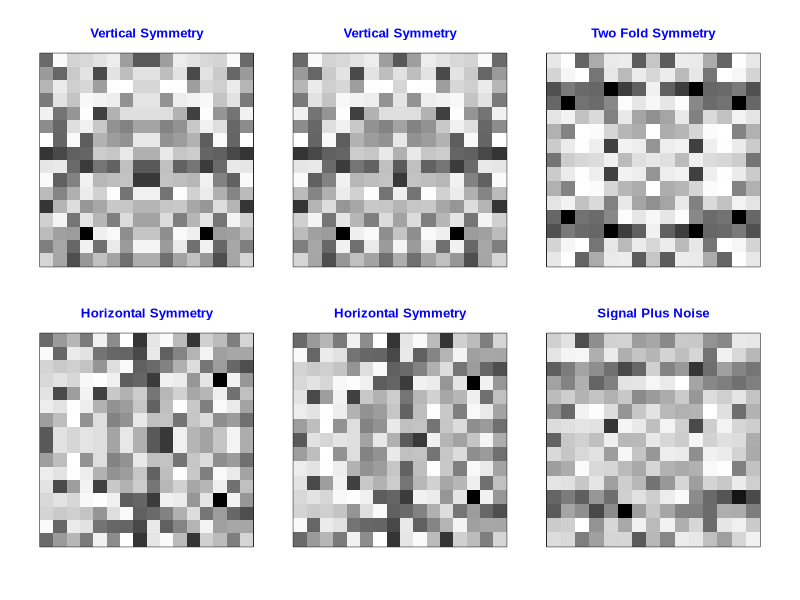

Here is the R script that generated this plot:
#3.1
#I loaded in the matlab package so the images can 
#flipud, fliplr, and/or  rot90
#Also, I loaded the package Cairo for printing libraries
library(matlab)
library(Cairo)

#3.2
#N and Ndiv are going to rep. the dimensions of the matrix
#The matrix is going to be 16 rows by 8 cols.
N <- 16
N
Ndiv <- N/2
Ndiv

#3.2.1
#I created an array called rnd1 that stores the value
#of a matrix with random numbers. The matrix has random nums 
#because of the runif function. 
#This matrix has N rows & Ndiv cols.
rnd1 <- matrix(runif(N*Ndiv), nrow=N, ncol=Ndiv)
rnd1

#3.2.2
#I created another array called symV1 which is bilaterally (vertically)
#symmetric across the y-axis from rnd1. 
#I did this by combining the original matrix with a function called
#flip left/right which flips the original matrix  across the y-axis
#and stored this value into symV1.

symV1 <- cbind(rnd1, fliplr(rnd1))
symV1

#3.2.3
#I created another array called symH1 which takes the value of the 
#vertically symmetric matrix and rotates it so that it is horizontally symmetric.
#I did this by using the rotate 90 function which takes symV1 
#and rotates it 90 degrees to create a horizontally symmetric matrix
symH1 <- rot90(symV1)
symH1

#3.2.4
#I created two new variables called symV2 & symH2 
#to remove the duplicated pixels of the vertically (symV1) and 
#horizontally (symH1) symmetric matrices
#symV2 elims 1 col. while symH2 elims. 1 row

symV2 <- symV1[,-Ndiv]
symV2
symH2 <-symH1[-Ndiv,]
symH2

#3.2.5
#Array rnd2 was created
#This array holds the value of a matrix with random values in a 8X8 data set
rnd2 <- matrix(runif(Ndiv*Ndiv), ncol=Ndiv)
rnd2

#I create a two fold symmetric matrix
#twoFold1 takes the values of rnd2 and adds a col. to it using cbind(), 
#then it flips the values using fliplr so that it is symmetric across the y-axis.
#twoFold2 takes the vertically sym. values of twoFold1 and adds a row to it using
#rbind(), then uses the function flipud to make the matrix symmetric across the 
#x-axis
twoFold1 <- cbind(rnd2, fliplr(rnd2))
twoFold1
twoFold2 <- rbind(flipud(twoFold1), twoFold1)
twoFold2

#The matrix twoFoldSymmetry removes the duplicated pixels along the X and Y axes
twoFoldSymmetry <- twoFold2[-Ndiv, -Ndiv]
twoFoldSymmetry

#3.2.6
#I created a matrix of random numbers called noise
#that is the same size as twoFoldSymmetry
#I then divided the values of noise by two and added the values of
#twoFoldSymmetry(because pemdas ofc) and assigned it to signalPlusNoise
noise <- matrix(runif((N-1)*(N-1)), ncol=N-1)
noise
signalPlusNoise <- twoFoldSymmetry + noise/2
signalPlusNoise

#3.3, 3.4, & 3.5
#I created a pdf file named "Assignment1_Question3_KLM.pdf" 
#and put my 6 panels on it
pdf_file<-"Assignment1_Question3_KLM.pdf"

#using the cairo_pdf function I sized the panels to be 8.5wX5h
cairo_pdf(pdf_file,width=8.5,height=5)

#I set the plotting area into a 2*3 array, and set a square plotting region.
#I set the width of margins by .2 inches, and set the figure margins in number 
#of 0.2 inches. Since the cex default is 1 the magnification of the axis is default, 
#and for the plotting device I set it to NA because it allows the panels to
#be plotted outside of the plotting region
par(mfcol=c(2,3),pty="s", omi=c(.2,.2,.2,.2),mai=c(0.2,0.2,0.2,0.2),cex.axis=1,xpd=NA)

#created vector for the function gray.colors()
#I used the max amount of gray shades since the rgb color model can show 256 shades
#starts at 0(black) and ends at 1(white) so anything between is gray
grayColors <- gray.colors(256, start = 0, end=1);

#I rotated all the panels by 90 degrees(because of what happened in last class)
#I used xaxt/yaxt="n" to suppress the x and y axis respectively
#Assigned the color gray to all of the panels
#I then made the titles blue and moved them 1.2 spaces away from the axis
#Lastly, I made the titles twice the size of the default size and the font is Arial

#Top Left
image(rot90(symV1), xaxt="n", yaxt="n", col=grayColors)
title("Vertical Symmetry", col.main=rgb(0,0,1), line=1.2, cex.lab=2, family="Arial")
#Bottom Left
image(rot90(symH1), xaxt="n", yaxt="n", col=grayColors)
title("Horizontal Symmetry", col.main=rgb(0,0,1), line=1.2, cex.lab=2, family="Arial")
#Top Center
image(rot90(symV2), xaxt="n", yaxt="n", col=grayColors)
title("Vertical Symmetry", col.main=rgb(0,0,1), line=1.2, cex.lab=2, family="Arial")
#Bottom Center
image(rot90(symH2), xaxt="n", yaxt="n", col=grayColors)
title("Horizontal Symmetry", col.main=rgb(0,0,1), line=1.2, cex.lab=2, family="Arial")
#Top Right
image(rot90(twoFoldSymmetry), xaxt="n", yaxt="n", col=grayColors)
title("Two Fold Symmetry", col.main=rgb(0,0,1), line=1.2, cex.lab=2, family="Arial")
#Bottom Right
image(rot90(signalPlusNoise), xaxt="n", yaxt="n", col=grayColors)
title("Signal Plus Noise", col.main=rgb(0,0,1), line=1.2, cex.lab=2, family="Arial")

#closes file and provides URL for plot(concates. to single image)
dev.off()
